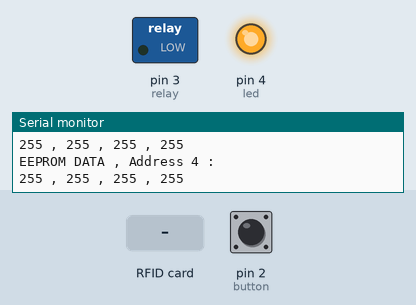
A sketch run on a simulated Arduino Uno, built with avr-gcc and run on an emulated ATmega328P. Parts: switched loads named in the sketch (green lamp = pin HIGH), output pins drawn as LEDs (lit = HIGH), the last lines printed to the serial monitor. The test bench sets the inputs (shaded band); at power-on: pin 2 (button) LOW. Pins used as bus, display or sensor lines are not drawn.

Above: at 0.1 s.
At 1.4 s:
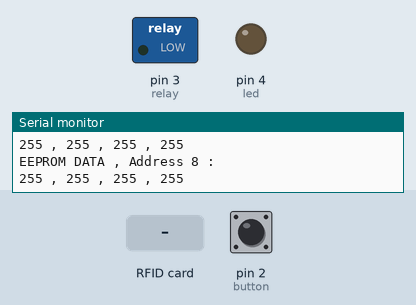
1.5 s: pin 2 (button) pulled HIGH for 0.15 s
3.1 s: RFID card 5E 7A 19 C4 held to the reader
4.6 s: pin 2 (button) driven HIGH
7.6 s: pin 2 (button) pulsed LOW 2 times (0.12 s each, 0.3 s apart)
Timing chart, 0 to 10.6 s (numbered marks = the images above; inputs shaded):
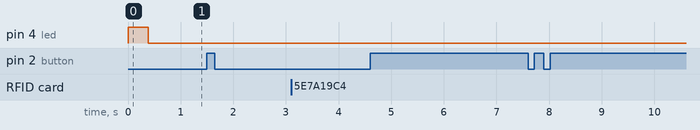

The sketch:

multi_reader.ino
```cpp
//-------------------------------------------------------------------------------------------------
/* Pin layout used:
 * ----------------------------------
 *             MFRC522      Arduino
 *             Reader/PCD   Uno/101
 * Signal      Pin          Pin
 * ----------------------------------
 * RST/Reset   RST          9
 * SPI MOSI    MOSI         11
 * SPI MISO    MISO         12
 * SPI SCK     SCK          13
 * SS_1                     10
 * SS_2                     8
 * SS_3                     7
 * BUTTON                   2
 * RELAY                    3
 * LED                      4
 */
//-------------------------------------------------------------------------------------------------


#include <SPI.h>
#include <MFRC522.h>
#include <EEPROM.h>

// -- DEBUGGING MODE --
//
// Uncomment the following define to enter the debug mode
// Messeges will be printed to serial monitor
//-------------------------------------------------------
#define DEBUG
//-------------------------------------------------------

#define TRUE 1
#define FALSE 0

//
//-------------------------------------------------------------------------------------------------
const uint8_t RST_PIN = 9;

const uint8_t SS_1_PIN = 10;
const uint8_t SS_2_PIN = 8;
const uint8_t SS_3_PIN = 7;

const uint8_t button = 2;
const uint8_t relay = 3;
const uint8_t led = 4;

//
//-------------------------------------------------------------------------------------------------
const uint8_t NR_OF_READERS = 3;
byte ssPins[] = {SS_1_PIN, SS_2_PIN, SS_3_PIN};

unsigned int relay_on_loops = 10 ;           // 0        : turn of ,
                                            // > 0      : turn on

MFRC522 mfrc522[NR_OF_READERS];


// SETUP
//-------------------------------------------------------------------------------------------------
void setup()
{

    Serial.begin(9600);
    while (!Serial);

    SPI.begin();

    pinMode(button,INPUT);
    pinMode(relay,OUTPUT);
    pinMode(led,OUTPUT);

    digitalWrite(relay, LOW);
    digitalWrite(led, HIGH);

#ifdef DEBUG
    print_serial_eeprom(0);
    print_serial_eeprom(4);
    print_serial_eeprom(8);
#endif

    for (uint8_t reader = 0; reader < NR_OF_READERS; reader++)
    {
        mfrc522[reader].PCD_SetAntennaGain((byte)0x7);
        mfrc522[reader].PCD_Init(ssPins[reader], RST_PIN);

    }
}


// LOOP
//-------------------------------------------------------------------------------------------------
void loop()
{
    byte cards[NR_OF_READERS][4] ;
    int count = 0 ;
    int valid_read_count = 0 ;

    for(int i=0 ; i < NR_OF_READERS ; i++ )
        for(int j=0 ; j < 4 ; j++ )
            cards[i][j] = (byte)0;


    for (uint8_t reader = 0; reader < NR_OF_READERS; reader++) {

        bool tag_pressent = FALSE ;

        for( uint8_t i = 0 ; i <= 1 ; i++)
        {
            if (mfrc522[reader].PICC_IsNewCardPresent() && mfrc522[reader].PICC_ReadCardSerial())
            {

                tag_pressent = TRUE ;
                valid_read_count++;

                byte card_id[] =    {   mfrc522[reader].uid.uidByte[0] ,
                                        mfrc522[reader].uid.uidByte[1] ,
                                        mfrc522[reader].uid.uidByte[2] ,
                                        mfrc522[reader].uid.uidByte[3] ,
                                    };


                print_serial_card_id( reader , card_id);
                delay(200);


                for(int i = 0 ; i < 4 ; i++ )
                    cards[reader][i] = card_id[i];


                if( digitalRead(button) == HIGH )
                {
                    Serial.print("\n> Register Card on Reeader : " + String(reader));
                    eeprom_write( (unsigned int)reader << 2 , card_id );
                }
            }
        }


        if(!tag_pressent)
        {
            if( digitalRead(button) == HIGH )
                Serial.print("\nERROR : At least one of the reader does not scan any RFID-tag");
        }

    }


    if( digitalRead(button) == HIGH )
        Serial.print("\nButton Pressed");

    for(int reader = 0 ; reader < NR_OF_READERS ; reader++)
        for(int field = 0 ; field < 4 ; field++ )
            if( cards[reader][field] == (byte)EEPROM.read(reader*4 + field) )
                count++ ;

    // LED CONTROL
    // Indicates if all readers are recognize a tag
    //----------------------------------------------
    if(valid_read_count == NR_OF_READERS)
        digitalWrite(led, HIGH);
    else
        digitalWrite(led, LOW);


    // RELAY CONTROL
    //----------------------------------------------
    if(count == NR_OF_READERS*4)
    {
        digitalWrite(relay, HIGH);


        // Add a dellay for relay to stay on
        //--------------------------------------------------------
        //if(relay_on_loops > 0 )
        //    for(unsigned int i = 0 ; i <= relay_on_loops ; i++)
        //    {
        //        delay(200);
        //        if(i == relay_on_loops ) digitalWrite(relay, LOW);
         //   }
    }
    else digitalWrite(relay, LOW);


}


//-------------------------------------------------------------------------------------------------
void print_serial_card_id( uint8_t reader , byte *id )
{
    Serial.print("\nReader " + String(reader) + " :");
    Serial.print("\n"  + String(id[0]) + " , " + String(id[1]) );
    Serial.print(" , " + String(id[2]) + " , " + String(id[3]) );
    Serial.print("\n");

}


//-------------------------------------------------------------------------------------------------


// EEPROM FUNCTIONS
//-------------------------------------------------------------------------------------------------
void print_serial_eeprom( int start_address )
{
    Serial.print("\nEEPROM DATA , Address " + String(start_address) + " :\n");
    Serial.print(   String(EEPROM.read(start_address))   + " , " +
                    String(EEPROM.read(start_address+1)) + " , " +
                    String(EEPROM.read(start_address+2)) + " , " +
                    String(EEPROM.read(start_address+3))
                );
    Serial.print("\n");
}


void eeprom_write(const unsigned int start_address, byte *id)
{
    for(int i = 0 ; i < 4 ; i++)
        EEPROM.write(start_address+i, id[i]);
}


void wipe_eeprom()
{
    int i = 0 ;

    for(i=0 ; i<EEPROM.length() ; i++ )
        EEPROM.write(i,0);

}


/*
    Notes:
        - Command to aneble write to USB port where arduino is connected:
            > sudo chown vasilas /dev/ttyUSB0


*/
```
